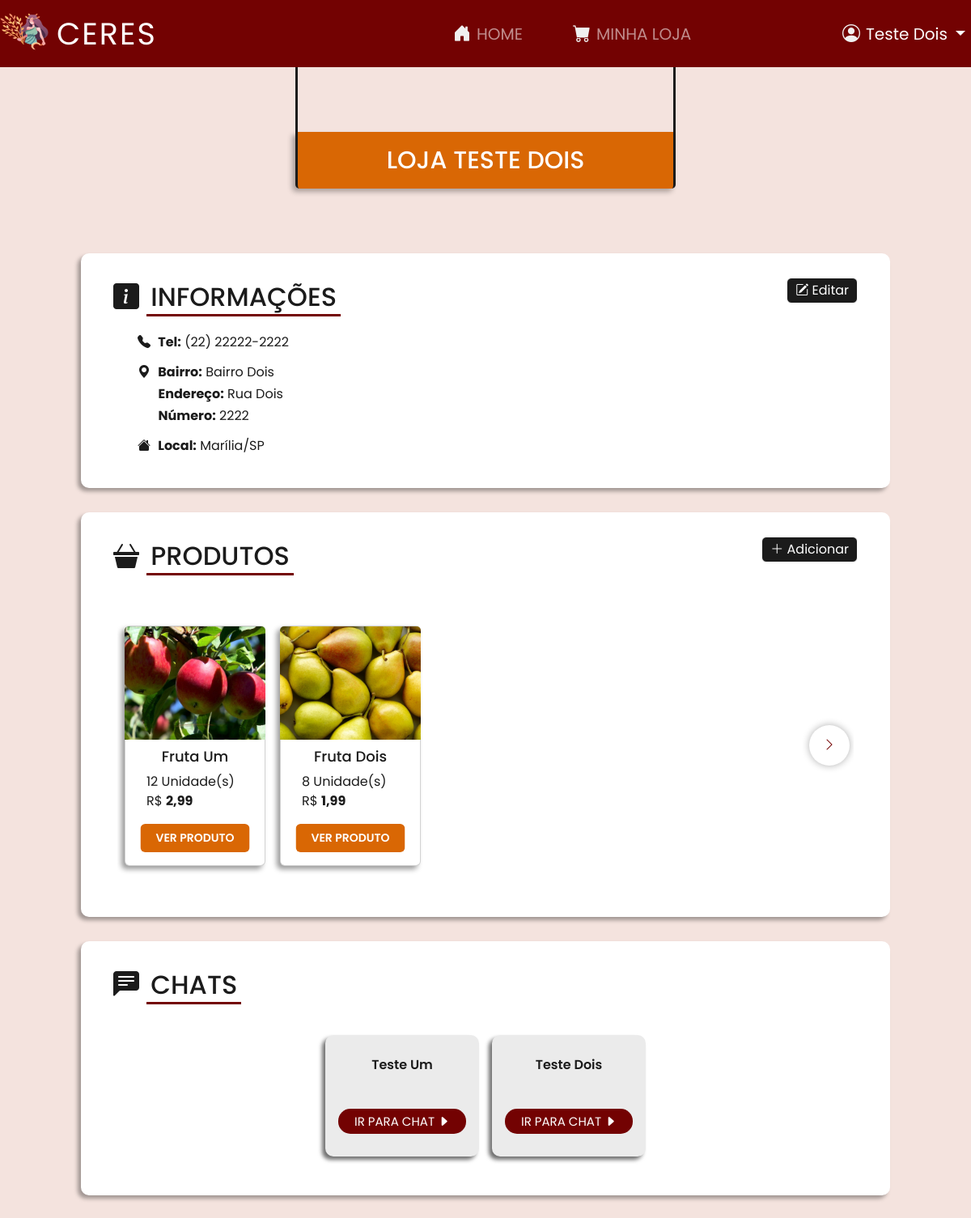
/store/1/ (signed in), run on the app's committed database.
### apps/store/models.py (models this page shows)
class Store(models.Model):
    name = models.CharField(max_length = 100)
    district = models.CharField(max_length = 150)
    address = models.CharField(max_length = 50)
    number = models.CharField(max_length = 20)
    state = models.CharField(max_length = 50)
    city = models.CharField(max_length = 50)
    phone = models.CharField(max_length = 15)
    created_at = models.DateTimeField(default=datetime.now, blank=True)
    user = models.ForeignKey(User, on_delete=models.DO_NOTHING, db_column='user')
    class Meta:
        db_table = 'stores'

### apps/product/models.py (models this page shows)
class Product(models.Model):
    store = models.ForeignKey(Store, on_delete=models.DO_NOTHING, db_column='store')
    name = models.CharField(max_length = 100)
    category = models.CharField(max_length = 50)
    quantity = models.CharField(max_length = 25)
    price = models.FloatField()
    description = models.CharField(max_length = 150)
    image = models.ImageField(upload_to='products', null=True, blank=True)
    created_at = models.DateField(default=datetime.now, blank=True)
    class Meta:
        db_table = 'products'

### apps/room/models.py (models this page shows)
class Room(models.Model):
    slug = models.SlugField(unique=True)
    client = models.ForeignKey(User, on_delete=models.CASCADE, db_column='client')
    store = models.ForeignKey(Store, on_delete=models.CASCADE, db_column='store')
    created_at = models.DateTimeField(default=datetime.now, blank=True)
    class Meta:
        db_table = 'rooms'

### apps/store/views.py (the view)
# urls.py: path('<int:id>/', views.store, name='store'),
def store(request, id):
    store = get_object_or_404(Store, pk=id)
    stores = Store.objects.all()
    clients = Room.objects.filter(store=store)
    products = Product.objects.filter(store=store)
    context = {
        'stores': stores,
        'store': store,
        'clients': clients,
        'products': products,
    }
    return render(request, 'store/store.html', context)

### templates/store/store.html (shortened to what this page needs)
{% extends 'base.html' %}
{% load static %}
{% block styles %}
    <link rel="stylesheet" href="{% static 'css/loja.css' %}">
{% endblock %}
{% block content %}
    <main>
        <div id="container-titulo-loja">
            <div id="linha-vertical1"></div>
            <div id="linha-vertical2"></div>
            <h1 id="titulo-loja">{{ store.name }}</h1>
        </div>
        <div id="sessoes">
            <section class="quadrado-branco" id="informacoes">
                <div class="conteudo">
                    <div id="div-titulo-sessao">
                        <i class="bi bi-info-square-fill"></i>
                        <h2 class="titulo-sessao">INFORMAÇÕES</h2>
                    </div>
                    {% if store.user == user %}
                        <a href="{% url 'edit_store' store.id %}">
                            <div id="adicionar-produto" data-bs-toggle="modal" data-bs-target="#modalEditarProduto">
                                <i class="bi bi-pencil-square" id="icone-adicionar-produto"></i> Editar
                            </div>
                        </a>
                    {% endif %}
                    <div id="div-conteudo-informacoes">
                        <div class="item-paragrafro" title="Telefone para contato">
                            <i class="bi bi-telephone-fill"></i>
                            <p class="p-informacao"><strong>Tel:</strong> {{ store.phone }}</p>
                        </div><br>
                        <div class="item-paragrafro" title="localização da loja">
                            <i class="bi bi-geo-alt-fill"></i>
                            <p class="p-informacao"><strong>Bairro:</strong> {{ store.district }}</p><br>
                            <p class="p-informacao" style="margin-left: 25.5px;"><strong>Endereço:</strong> {{ store.address }}</p><br>
                            <p class="p-informacao" style="margin-left: 25.5px;"><strong>Número:</strong> {{ store.number }}</p><br>
                        </div><br>
                        <div class="item-paragrafro" title="Cidade/Estado">
                            <i class="bi bi-house-fill"></i>
                            <p class="p-informacao"><strong>Local:</strong> {{ store.city }}/{{ store.state }}</p>
                        </div>
                    </div>
                </div>
            </section>
            <section class="quadrado-branco" id="produtos">
                <div class="h-100 conteudo">
                    {% if store.user == user %}
                        <a href="{% url 'create_product' %}" target="_blank">
                            <div id="adicionar-produto">
                                <i class="bi bi-plus-lg" id="icone-adicionar-produto"></i> Adicionar
                            </div>
                        </a>
                    {% endif %}
                    <div id="div-titulo-sessao">
                        <i class="bi bi-basket3-fill"></i>
                        <h2 class="titulo-sessao">PRODUTOS</h2>
                    </div>
                    {% if products %}
                        <div class="container-itens-scroll">
                            <div class="scroll-horizontal">
                                <button class="botao" id="botaoDireito" onclick="scrollHorizontal(-1)"><i
                                        class="bi bi-chevron-right" id="arrow"></i></button>
                                <div id="cards-container">
                                    {% for product in products %}
                                        <div class="card" style="width: 11rem;">
                                            {% if product.image %}
                                                <div class="card-img-top" style="background-image: url('{{ product.image.url }}')"></div>
                                            {% else %}
                                                <div class="card-img-top"></div>
                                            {% endif %}
                                            <div class="card-body">
                                                <h5 class="card-title">{{ product.name }}</h5>
                                                <p class="card-text" style="margin-bottom: 0;">{{ product.quantity }}</p>
                                                <p class="card-text">R$ <strong>{{ product.price }}</strong></p>
                                                <button type="button" class="btn btn-laranja" data-bs-toggle="modal" data-bs-target="#modalVerProduto" onclick="viewProduct({{ product.id }})">
                                                    VER PRODUTO
                                                </button>
                                            </div>
                                        </div>
                                    {% endfor %}
                                </div>
                            </div>
                        </div>
                    {% else %}
                        <div class="d-flex align-items-center justify-content-center h-100">
                            <h3>Nenhum Produto Encontrado.</h3>
                        </div>
                    {% endif %}
                </div>
            </section>
            {% if user.is_authenticated %}
                <section class="quadrado-branco" id="chat">
                    <div class="conteudo">
                        <div id="div-titulo-sessao">
                            <i class="bi bi-chat-left-text-fill"></i>
                            <h2 class="titulo-sessao">CHATS</h2>
                        </div>
                        <div id="container-chat">
                            {% if store.user == user %}
                                {% for client in clients %}
                                    <div class="btn-chat-dono">
                                        <span>{{ client.client.get_full_name}}</span>
                                        <a href="{% url 'room' client.slug %}?store={{ store.id }}" target="_blank">
                                            IR PARA CHAT
                                            <i class="bi bi-caret-right-fill" style="color: white;"></i>
                                        </a>
                                    </div>
                                {% endfor %}
                            {% endif %}
                        </div>
                    </div>
                </section>
            {% endif %}
        </div>
    </main>
{% endblock %}

### templates/partials/_navbar.html (shortened to what this page needs)
{% load static %}
<header>
    <nav class="navbar navbar-expand-lg navbar-dark bg-vinho">
        <div class="container-fluid">
            <a class="navbar-brand" style="margin-right: 0px !important; width: 356px;" href="/">
                <img src="{% static 'img/logo.png' %}" alt="" width="60" height="48" class="d-inline-block align-text-top">CERES
            </a>
            <div class="collapse navbar-collapse" id="navbarSupportedContent">
                <ul class="navbar-nav me-auto mb-2 mb-lg-0" id="navbar-central">
                    <li class="nav-item">
                        <a class="nav-link" aria-current="page" href="{% url 'dashboard' %}" title="Ir à Home">
                            <div id="abc" style="width: 94px; margin-left: 50%; transform: translate(-50%); color: #ffffff8c">
                                <i class="bi bi-house-door-fill icone-navbar"></i>HOME
                            </div>
                        </a>
                    </li>
                    {% if user.is_authenticated %}
                        {% if user.is_staff %}
                            {% if stores %}
                                {% for store in stores %}
                                    {% if store.user == user %}
                                        <li class="nav-item">
                                            <a class="nav-link" href="{% url 'store' store.id %}" title="Ir à Minha loja">
                                                <i class="bi bi-cart-fill icone-navbar"></i>MINHA LOJA
                                            </a>
                                        </li>
                                    {% endif %}
                                {% endfor %}
                            {% endif %}
                        {% else %}
                            <li class="nav-item">
                                <a class="nav-link" href="{% url 'create_store' %}" title="Ir à Criar loja">
                                    <i class="bi bi-bag-plus-fill icone-navbar"></i>CRIAR LOJA
                                </a>
                            </li>
                        {% endif %}
                    {% endif %}
                </ul>
                {% if user.is_authenticated %}
                    <div class="d-flex">
                        <ul class="navbar-nav me-auto mb-2 mb-lg-0 pr-7">
                            <li class="nav-item dropdown">
                                <a class="nav-link dropdown-toggle" style="color: #ffffff;" href="#" id="navbarDropdownMenuLink" data-toggle="dropdown" aria-haspopup="true" aria-expanded="false">
                                    <i class="bi bi-person-circle icone-navbar"></i>{{ user.get_full_name|title  }}
                                </a>
                            </li>
                        </ul>
                    </div>
                {% endif %}
            </div>
        </div>
    </nav>
</header>

### static/css/css-globais.css (style rules this page uses)
:root { --vinho: #730202; --bege: #F4E3DE; --branco: #FFFFFF; --brancoFormulario: #fafafa; --laranja: #D96704; --preto: #1b1b1b; --cinza1: #9A9A9A; --cinza2: #C4C4C4; --cinza3: #E1E1E1; --vermelho: #D90404; }
* { font-family: Arial, Helvetica, sans-serif; font-family: "Poppins", sans-serif; margin: 0; padding: 0; color: var(--preto); }
body { background-color: #F4E3DE; min-height: 100vh }
.btn-laranja { background-color: var(--laranja); color: white; margin-left: 50%; width: 135px; font-size: 14px; font-weight: 600; transform: translate(-50%); }
#navbar-central { margin: 0 auto; }
.bg-vinho { background-color: var(--vinho); }
.container-fluid { max-width: 1300px; padding: 0px !important; }
.nav-item { width: 178px; }
.nav-link { font-size: 20px; padding: 8px 12px !important; }
.icone-navbar { color: #f0f0f0; font-size: 22px; padding: 5px 7px; }
::placeholder { color: #767575; font-size: 15px; }
.navbar-brand { font-size: 38px; letter-spacing: 2px; }
.navbar-brand img { margin-right: 10px; }

### data on the page
Store: shows "MINHA LOJA", name "LOJA TESTE DOIS", phone "(22) 22222-2222", district "Bairro Dois", address "Rua Dois", number "2222", city "Marília", state "SP"
Product: image (picture), name "Fruta Um", quantity "12 Unidade(s)", price "2,99"
Product: image (picture), name "Fruta Dois", quantity "8 Unidade(s)", price "1,99"
Room: client.get_full_name "Teste Um"
Room: client.get_full_name "Teste Dois"

### other printed values
{{ user.get_full_name|title }} "Teste Dois"
